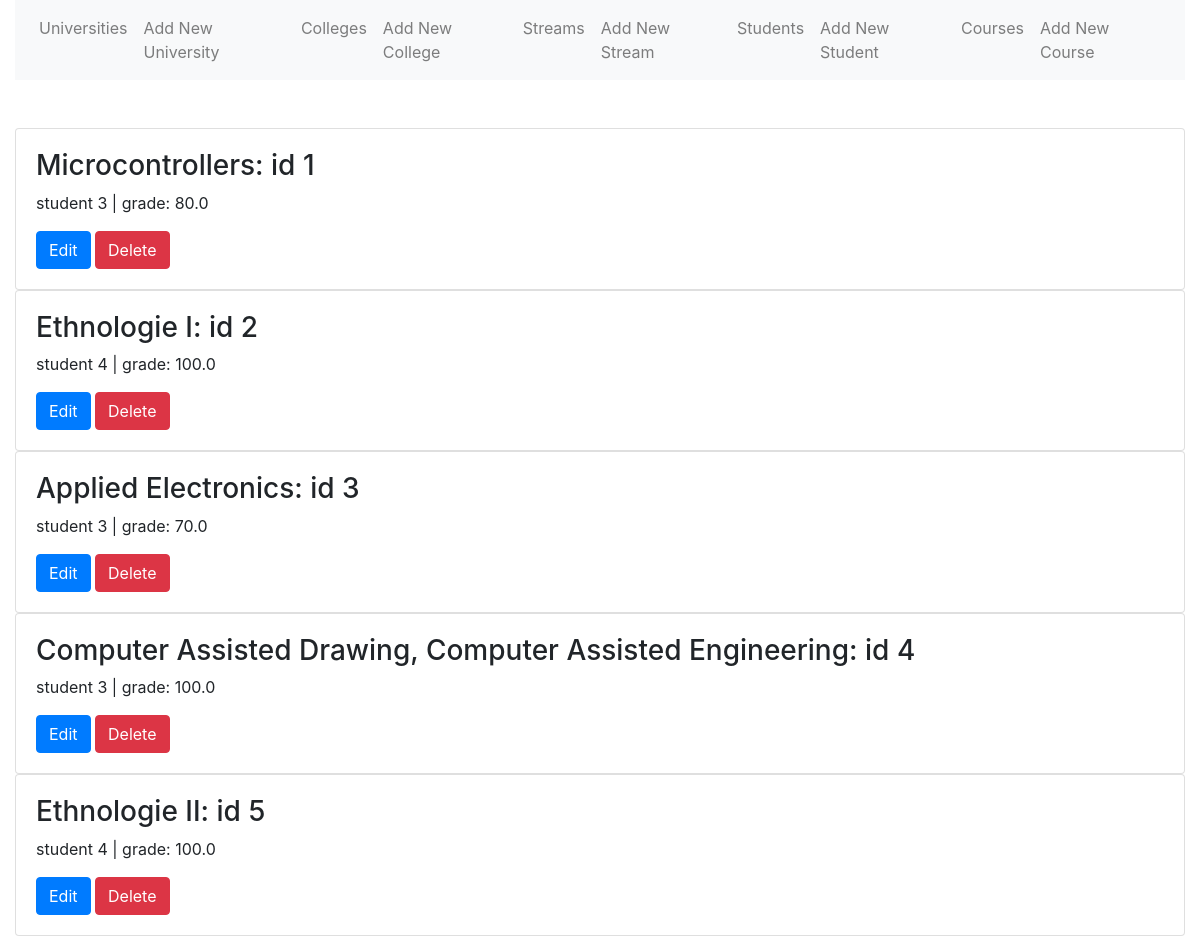
Screenshot of /courses with the database file from the repository.
### models.py (models this page shows, shortened)
class Course(db.Model):
    __tablename__ = 'course'
    id = db.Column(db.Integer, primary_key=True)
    created_at = db.Column(db.Date, nullable = False, default=datetime.utcnow())
    name = db.Column(db.String(255))
    grade = db.Column(db.Float)
    result = db.Column(db.String(24))# Pass or Fail
    college_id = db.Column(db.Integer, db.ForeignKey("college.id"))# many2one
    college = db.relationship("College", back_populates="courses")
    stream_id = db.Column(db.Integer, db.ForeignKey("stream.id"))# many2one
    stream = db.relationship("Stream", back_populates='courses')
    university_id = db.Column(db.Integer,  db.ForeignKey("university.id"))# many2one
    student_id = db.Column(db.Integer, db.ForeignKey("student.id"))# many2one
    student = db.relationship("Student", back_populates='courses')
    marksheet_id = db.Column(db.Integer,  db.ForeignKey("marksheet.id"))# many2one
    marksheet = db.relationship("Marksheet", back_populates="courses")

### routes.py (the view)
@app.route('/courses')
def courses():
    courses = models.Course.query.all()
    return render_template('courses.html', courses=courses)

### templates/courses.html
{% extends "base.html" %}
{% block main %}
  {% for course in courses %}
    <div class="card">
      <div class="card-body">
        <h3>{{ course.name }}: id {{ course.id }}</h3>
        <p>student {{ course.student_id }} | grade: {{ course.grade }}</p>
        <a href="{{ url_for('edit_course', course_id=course.id) }}" class="btn btn-primary">Edit</a>
        <a href="{{ url_for('delete_course', course_id=course.id) }}" class="btn btn-danger">Delete</a>
      </div>
    </div>
  {% endfor %}
{% endblock %}

### templates/base.html (shortened to what this page needs)
<!doctype html>
<html lang="en">
  <head>
    <link rel="stylesheet" href="https://stackpath.bootstrapcdn.com/bootstrap/4.5.0/css/bootstrap.min.css">
  </head>
  <body>
    <div class="container-fluid">
      <nav class="navbar navbar-expand-lg navbar-light bg-light">
        <ul class="navbar-nav">
          <li class="nav-item"><a href="{{ url_for('universities') }}" class="nav-link">Universities</a></li>
          <li class="nav-item"><a href="{{ url_for('adduniversity') }}" class="nav-link">Add New University</a></li>
          <li class="nav-item"><a href="{{ url_for('colleges') }}" class="nav-link">Colleges</a></li>
          <li class="nav-item"><a href="{{ url_for('addcollege') }}" class="nav-link">Add New College</a></li>
          <li class="nav-item"><a href="{{ url_for('streams') }}" class="nav-link">Streams</a></li>
          <li class="nav-item"><a href="{{ url_for('addstream') }}" class="nav-link">Add New Stream</a></li>
          <li class="nav-item"><a href="{{ url_for('students') }}" class="nav-link">Students</a></li>
          <li class="nav-item"><a href="{{ url_for('addstudent') }}" class="nav-link">Add New Student</a></li>
          <li class="nav-item"><a href="{{ url_for('courses') }}" class="nav-link">Courses</a></li>
          <li class="nav-item"><a href="{{ url_for('addcourse') }}" class="nav-link">Add New Course</a></li>
        </ul>
      </nav>
      <br>
      <br>
      {% block main %}{% endblock %}
    </div>
  </body>
</html>

### rows the page displays
Course: name "Microcontrollers", id "1", student_id "3", grade "80.0"
Course: name "Ethnologie I", id "2", student_id "4", grade "100.0"
Course: name "Applied Electronics", id "3", student_id "3", grade "70.0"
Course: name "Computer Assisted Drawing, Computer Assisted Engineering", id "4", student_id "3", grade "100.0"
Course: name "Ethnologie II", id "5", student_id "4", grade "100.0"
